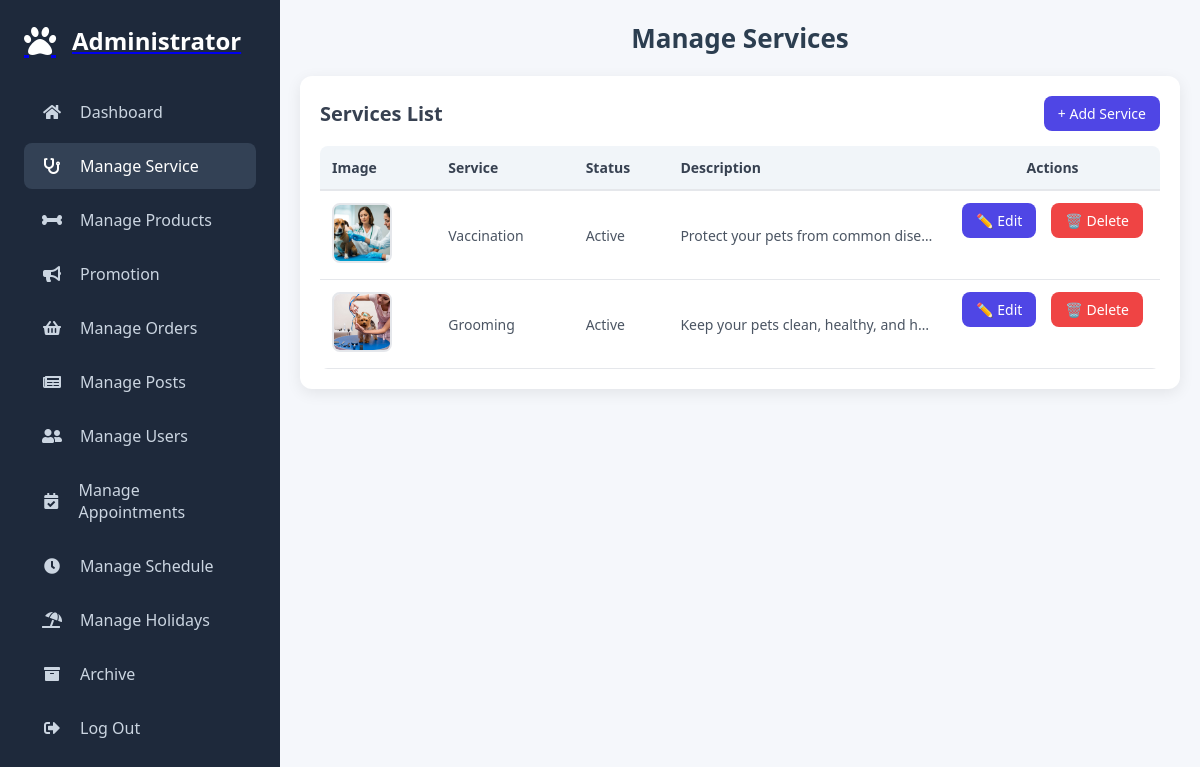
Page /admin/manage_service.php (signed in) on the committed database.
### tables this page shows
CREATE TABLE `services` (
  `id` int(11) NOT NULL,
  `name` varchar(100) NOT NULL,
  `service_detail` text NOT NULL,
  `image` varchar(255) DEFAULT NULL,
  `status` enum('active','inactive') NOT NULL DEFAULT 'active',
  `created_at` timestamp NOT NULL DEFAULT current_timestamp()
);

### admin/manage_service.php (the view, shortened to what this page needs)
<?php
require_once '../components/auth_admin.php';
$select_services = $conn->prepare("SELECT * FROM `services` ORDER BY id DESC");
$select_services->execute();
$services = $select_services->fetchAll(PDO::FETCH_ASSOC);
?>
<!DOCTYPE html>
<html lang="en">
<head>
    <link rel="stylesheet" href="./../assets/css/admin/manage_service.css?v=<?php echo time(); ?>">
    <link rel="stylesheet" href="https://cdnjs.cloudflare.com/ajax/libs/font-awesome/5.15.4/css/all.min.css">
</head>
<body>
<div class="admin-container">
    <?php include '../components/admin_header.php' ?>
    <div class="admin-main">
        <div class="header-row">
            <h1>Manage Services</h1>
        </div>
        <div class="card">
            <div class="card-header">
                <h2>Services List</h2>
                <button onclick="openModal('addModal')" class="btn btn-primary add-btn">+ Add Service</button>
            </div>
            <div class="table-container">
                <table>
                    <thead>
                        <tr>
                            <th>Image</th>
                            <th>Service</th>
                            <th>Status</th>
                            <th>Description</th>
                            <th class="actions">Actions</th>
                        </tr>
                    </thead>
                    <tbody>
                        <?php if (!empty($services)): ?>
                            <?php foreach ($services as $service): ?>
                                <tr>
                                    <td><img src="../uploaded_files/<?= htmlspecialchars($service['image']); ?>" class="service-img"></td>
                                    <td><?= htmlspecialchars($service['name']); ?></td>
                                    <td><?= htmlspecialchars(ucfirst($service['status'])); ?></td>
                                    <td class="description" data-full="<?= htmlspecialchars($service['service_detail']); ?>">
                                        <?= htmlspecialchars(mb_strimwidth($service['service_detail'], 0, 60, '...')); ?>
                                    </td>
                                    <td class="actions">
                                        <button class="btn btn-primary"
                                                onclick='openEditModal(<?= json_encode($service, JSON_HEX_TAG | JSON_HEX_APOS | JSON_HEX_QUOT); ?>)'>
                                            ✏️ Edit
                                        </button>
                                        <button type="button" class="btn btn-danger"
                                                onclick="confirmDeleteService(<?= (int)$service['id']; ?>)">
                                            🗑️ Delete
                                        </button>
                                    </td>
                                </tr>
                            <?php endforeach; ?>
                        <?php else: ?>
                            <tr><td colspan="5">No services found</td></tr>
                        <?php endif; ?>
                    </tbody>
                </table>
            </div>
        </div>
    </div>
</div>
</body>
</html>

### assets/css/admin/manage_service.css (style rules this page uses)
:root { --primary-color: #6366f1; --secondary-color: #4f46e5; --dark-bg: #1e293b; --light-bg: #f8fafc; --text-dark: #0f172a; --text-light: #64748b; --card-bg: #ffffff; --border-radius: 10px; --transition: all 0.3s ease; }
* { margin: 0; padding: 0; box-sizing: border-box; font-family: 'Segoe UI', sans-serif; }
body { background: var(--light-bg); color: var(--text-dark); overflow-x: hidden; }
.admin-container { display: flex; min-height: 100vh; }
.admin-main { margin-left: 280px; flex: 1; padding: 2rem; transition: var(--transition); }
.header-row { display: flex; justify-content: space-between; align-items: center; margin-bottom: 2rem; flex-wrap: wrap; gap: 1rem; }
h1 { font-size: 2rem; font-weight: 600; color: var(--text-dark); }
.admin-main { padding: 20px; background: #f5f7fb; min-height: 100vh; font-family: "Segoe UI", sans-serif; color: #333; }
.header-row { display: flex; justify-content: center; align-items: center; position: relative; margin-bottom: 20px; }
.header-row h1 { font-size: 26px; font-weight: 600; color: #2c3e50; margin: 0; }
.btn { padding: 8px 14px; border: none; border-radius: 8px; cursor: pointer; font-size: 14px; transition: all 0.2s ease; }
.btn-primary { background: #4f46e5; color: #fff; }
.btn-danger { background: #ef4444; color: #fff; }
.card { background: #fff; border-radius: 12px; padding: 20px; box-shadow: 0px 4px 15px rgba(0,0,0,0.08); }
.card h2 { font-size: 20px; margin-bottom: 15px; font-weight: 600; color: #374151; }
.card-header { display: flex; justify-content: space-between; align-items: center; margin-bottom: 15px; }
.card-header h2 { margin: 0; font-size: 20px; font-weight: 600; color: #374151; }
.table-container { width: 100%; overflow-x: auto; }
table { width: 100%; border-collapse: collapse; font-size: 14px; border-radius: 8px; overflow: hidden; }
thead { background: #f1f5f9; text-align: left; }
thead th { padding: 12px; font-weight: 600; color: #374151; border-bottom: 2px solid #e5e7eb; }
tbody tr { border-bottom: 1px solid #e5e7eb; transition: background 0.2s; }
tbody td { padding: 12px; vertical-align: middle; color: #4b5563; }
.actions button { margin: 0 5px; }
td.description { max-width: 200px; white-space: nowrap; overflow: hidden; text-overflow: ellipsis; }
td.actions { display: flex; justify-content: flex-end; gap: 5px; white-space: nowrap; }
th.actions { text-align: center; width: 150px; }
.service-img { width: 60px; height: 60px; object-fit: cover; border-radius: 8px; border: 2px solid #e5e7eb; }

### rows in the picture
services: image (picture), name "Vaccination", status "Active", service_detail "Protect your pets from common dise…"
services: image (picture), name "Grooming", status "Active", service_detail "Keep your pets clean, healthy, and h…"
